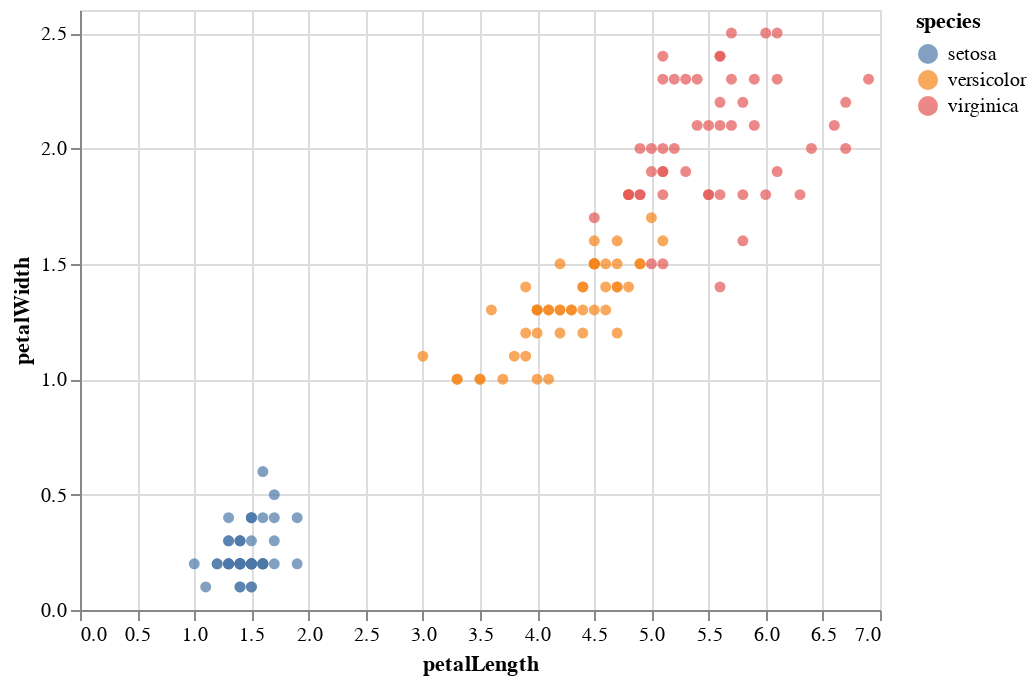

The notebook cell saved with this chart:
### Markdown cell above
Altair (https://altair-viz.github.io/index.html): declarative statistical visualization library for Python, based on Vega.

### Code cell
from altair import Chart, load_dataset

# load built-in dataset as a pandas DataFrame
iris = load_dataset('iris')

Chart(iris).mark_circle().encode(
    x='petalLength',
    y='petalWidth',
    color='species',
)

### Figure 1 — Vega-Lite specification as saved in the notebook (floating-point values rounded to 4 significant figures; data arrays with more than 128 entries replaced by an {"elided": "..."} marker saying what was removed)
{"$schema": "https://vega.github.io/schema/vega-lite/v2.6.0.json", "config": {"view": {"height": 300, "width": 400}}, "data": {"name": "data-a264acbd6e539a8b3afc0cb5f240fb57"}, "datasets": {"data-a264acbd6e539a8b3afc0cb5f240fb57": {"elided": "150 records"}}, "encoding": {"color": {"field": "species", "type": "nominal"}, "x": {"field": "petalLength", "type": "quantitative"}, "y": {"field": "petalWidth", "type": "quantitative"}}, "mark": "circle"}
